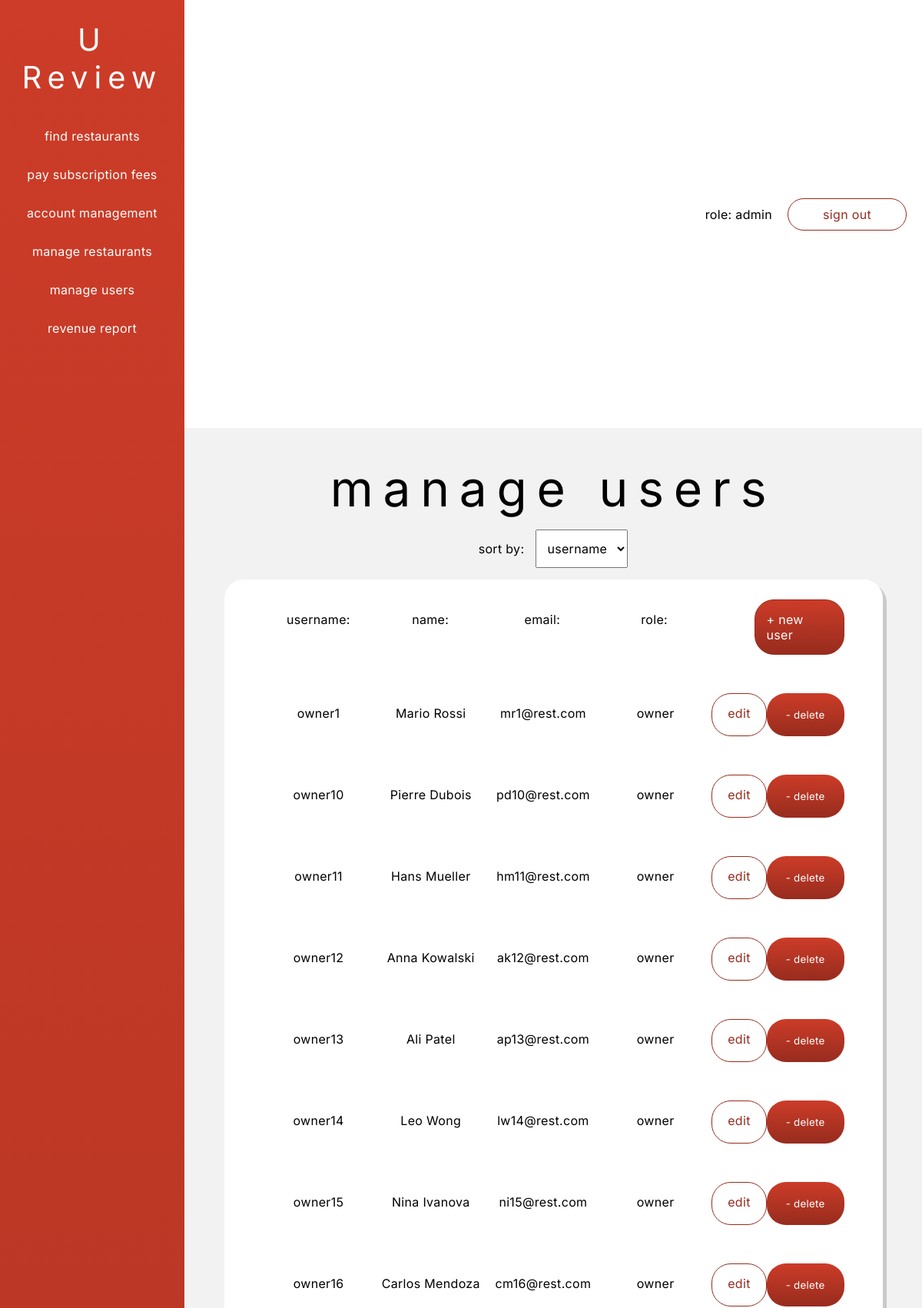
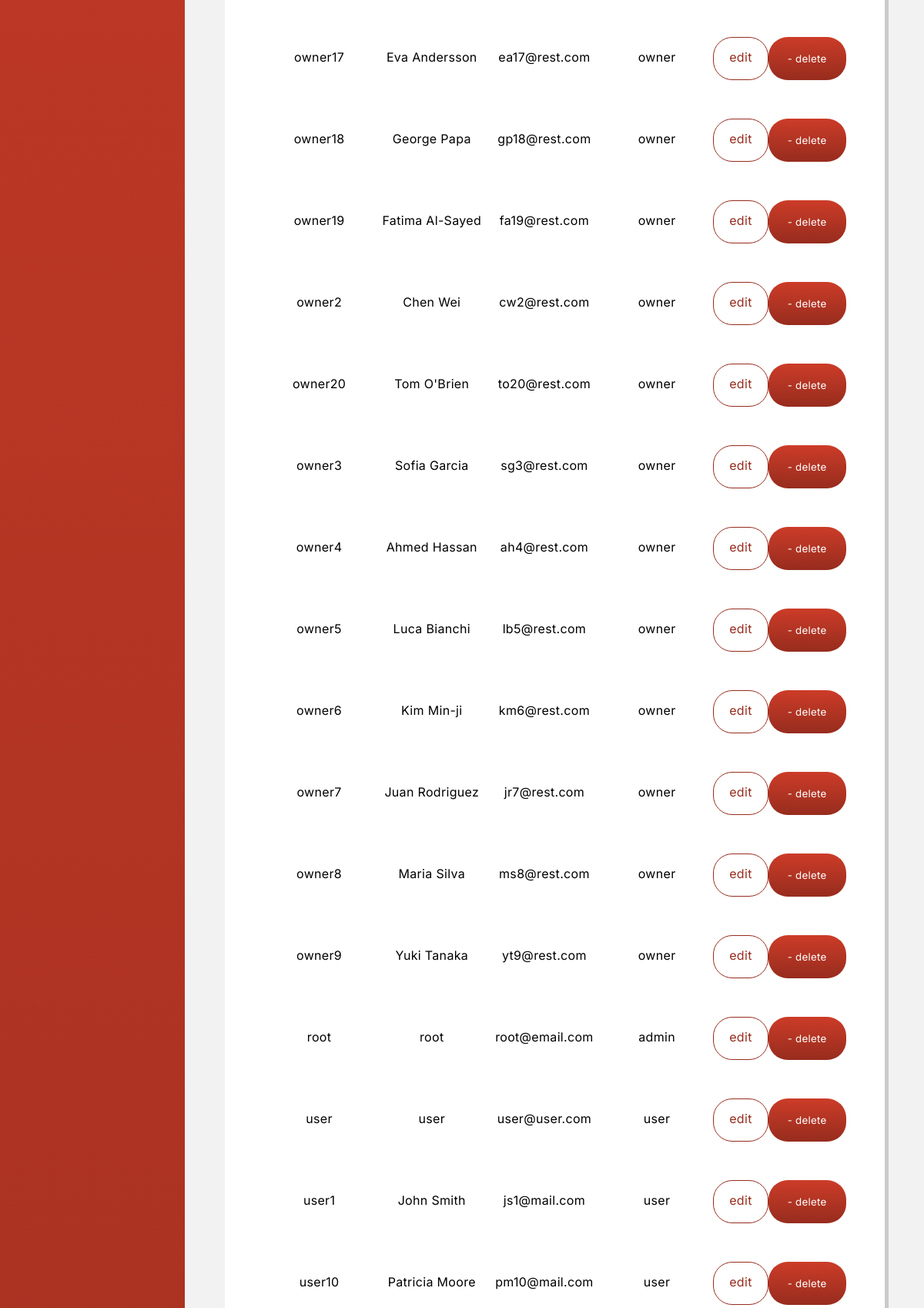
Screenshot of /phpViews/userManagement/viewUser.php (signed in, upper part) with the database file from the repository (2 pictures, top to bottom).
### tables this page shows
CREATE TABLE IF NOT EXISTS `user` (
  `user_id` int NOT NULL AUTO_INCREMENT,
  `username` varchar(30) NOT NULL,
  `name` varchar(30) NOT NULL,
  `password` varchar(90) NOT NULL,
  `email` varchar(60) NOT NULL,
  `role` varchar(30) NOT NULL,
  PRIMARY KEY (`user_id`)
);

### phpViews/userManagement/viewUser.php (the view, shortened to what this page needs)
<!DOCTYPE html>
<html lang="en">
<head>
    <link rel="stylesheet" href="../../styles.css">
</head>
<body>
    <div class="dashboard-container">
        <div class="dashboard-left-container">
            <h1 class="dashboard-nav-title">U Review</h1>
            <?php
                require_once "../../components/dashboardleftContainer.php";
            ?>
        </div>
        <div class="dashboard-right-container">
            <?php
                require_once "../../components/dashboardNavBar.php";
            ?>
            <div class="dashboard-main">
                <div class="title">manage users</div>
                <form method="POST" onchange="updateSort()" id="sort-by-form">
                <label for="sort-by-form">sort by:</label>
                            <select name="sortby" id="sortby">
                                <?php
                                    $values = ['username','name','email','role'];
                                    $sortBy = $values[0];
                                    foreach($values as $value){
                                        if($value == $sortBy){
                                            echo "<option selected value=$value>$value</option>";
                                        }
                                        else{
                                            echo "<option value=$value>$value</option>";
                                        }
                                    }
                                ?>
                            </select>
                        </form>
                <div class="dashboard-list-container">
                    <ul>
                        <li class="restaurant-list-item header-list-item">
                            <p>username:</p>
                            <p>name:</p>
                            <p>email:</p>
                            <p>role:</p>
                            <a href="addUser.php" id="new-restaurant-btn">+ new user</a>
                        </li>
                        <?php
                            $sortBy = "username";
                            $conn = new mysqli($hn,$un,$pw,$db);
                            $query = "SELECT * FROM user ORDER BY $sortBy";
                            $result = $conn->query($query);
                            if($result->num_rows > 0){
                                while($row = $result->fetch_array(MYSQLI_ASSOC)){
                                    echo <<< _END
                                            <li class="restaurant-list-item header-list-item">
                                                <p>$row[username]</p>
                                                <p>$row[name]</p>
                                                <p>$row[email]</p>
                                                <p>$row[role]</p>
                                                <a href="updateUser.php?user_id=$row[user_id]">edit</a>
                                                <form action='deleteUser.php' method='post'>
                                                    <input type='hidden' name='delete' value='yes'>
                                                    <input type='hidden' name='user_id' value='$row[user_id]'>
                                                    <input class="delete-btn" type='submit' value='- delete'>
                                                </form>
                                            </li>
                                    _END;
                                }
                            }
                            else{
                                echo "No data found <br>";
                            }
                        ?>
                    </ul>
                </div>
            </div>
    </div>
</body>
</html>

### styles.css (style rules this page uses)
:root { --white: white; --lightRed: #cc3c28; --darkRed: #972c1e; --redGradient: linear-gradient( var(--lightRed), var(--darkRed) ); --lightgrey: #f2f2f2; --darkgrey:#cacaca; }
* { font-family: "Inter", sans-serif; letter-spacing: .02em; font-weight: normal; scroll-behavior: smooth; }
body { height: 100vh; width: 100vw; margin:0; padding:0; display: flex; flex-direction: column; justify-content: center; align-items: center; }
.title { font-size: 64px; letter-spacing: .2em; text-align: center; }
.dashboard-container { width: 100vw; height: 100vh; margin: 0; padding: 0; display:flex; }
.dashboard-left-container { width: 20%; background:var(--redGradient); height: 100%; overflow: scroll; scroll-behavior: smooth; }
.dashboard-right-container { width: 80%; height: 100%; }
.dashboard-main { height: 90%; background-color: var(--lightgrey); display: flex; flex-direction: column; align-items: center; gap: 15px; padding:15px; padding-top: 40px; box-sizing: border-box; }
.dashboard-nav-title { font-size: 40px; text-align: center; color: var(--white); letter-spacing: 0.2em; }
#sort-by-form { display: flex; flex-direction: row; justify-content: center; align-items: center; gap: 15px; }
#sortby { width: 120px; height: 50px; font-size: 16px; text-align: center; }
.dashboard-list-container { width: 90%; height: 70%; border-radius: 25px; background-color: white; box-shadow: 5px 5px var(--darkgrey); padding: 10px; overflow: scroll; }
.restaurant-list-item { width: 95%; display: flex; justify-content: space-between; margin-bottom: 20px; }
.header-list-item { margin-bottom: 50px; }
.restaurant-list-item > p { width: 150px; text-align: center; }
.restaurant-list-item > a { padding: 15px 20px; color: var(--darkRed); border: 1px solid var(--darkRed); border-radius: 25px; }
.delete-btn { display: block; padding: 20px 25px; background: var(--redGradient); border: none; color: var(--white); border-radius: 25px; }
#new-restaurant-btn { padding: 15px; background: var(--redGradient); color: white; border-radius: 25px; font-size: 16px; text-decoration: none; }
li > a { text-decoration: none; }
ul > li { list-style: none; }

### rows the page displays
user: username "owner1", name "Mario Rossi", email "mr1@rest.com", role "owner"
user: username "owner10", name "Pierre Dubois", email "pd10@rest.com", role "owner"
user: username "owner11", name "Hans Mueller", email "hm11@rest.com", role "owner"
user: username "owner12", name "Anna Kowalski", email "ak12@rest.com", role "owner"
user: username "owner13", name "Ali Patel", email "ap13@rest.com", role "owner"
user: username "owner14", name "Leo Wong", email "lw14@rest.com", role "owner"
user: username "owner15", name "Nina Ivanova", email "ni15@rest.com", role "owner"
user: username "owner16", name "Carlos Mendoza", email "cm16@rest.com", role "owner"
user: username "owner17", name "Eva Andersson", email "ea17@rest.com", role "owner"
user: username "owner18", name "George Papa", email "gp18@rest.com", role "owner"
user: username "owner19", name "Fatima Al-Sayed", email "fa19@rest.com", role "owner"
user: username "owner2", name "Chen Wei", email "cw2@rest.com", role "owner"
user: username "owner20", name "Tom O'Brien", email "to20@rest.com", role "owner"
user: username "owner3", name "Sofia Garcia", email "sg3@rest.com", role "owner"
user: username "owner4", name "Ahmed Hassan", email "ah4@rest.com", role "owner"
user: username "owner5", name "Luca Bianchi", email "lb5@rest.com", role "owner"
user: username "owner6", name "Kim Min-ji", email "km6@rest.com", role "owner"
user: username "owner7", name "Juan Rodriguez", email "jr7@rest.com", role "owner"
user: username "owner8", name "Maria Silva", email "ms8@rest.com", role "owner"
user: username "owner9", name "Yuki Tanaka", email "yt9@rest.com", role "owner"
user: username "root", name "root", email "root@email.com", role "admin"
user: username "user", name "user", email "user@user.com", role "user"
user: username "user1", name "John Smith", email "js1@mail.com", role "user"
user: username "user10", name "Patricia Moore", email "pm10@mail.com", role "user"

### other values shown
$role "admin"
form field sortby "username"
